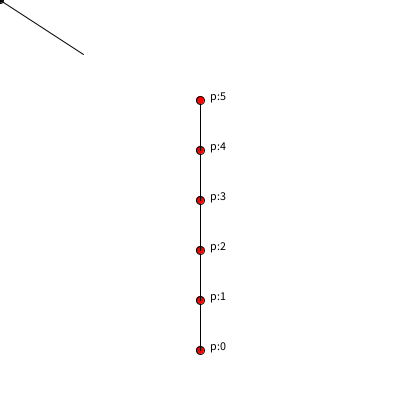
Frame 1 (no input)
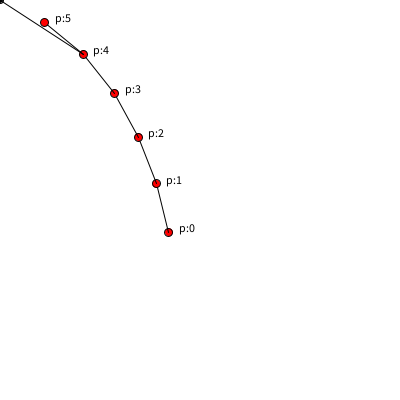
Frame 60 (the mouse pressed at the canvas centre just before this capture)
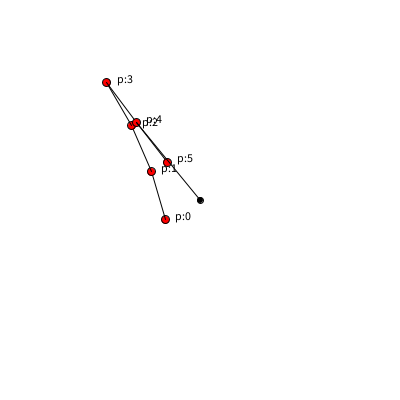
Frame 120 (the mouse held since frame 60 and released just before this capture)

The Processing sketch that drew these frames (run headless with seeded random() and noise(); from frame 60 on, the mouse is pressed at the canvas centre):

// Processing sketch: week14_8_ik_inverse_kinematics_part6
// ── week14_8_ik_inverse_kinematics_part6.pde
//week14_8_ik_inverse_kinematics_part6
//用簡單的運算,來解真的ID運算
void setup(){
  size(400,400);
  for(int i=0; i<6; i++){  //把頂點從上到下放好
    p[i] = new PVector(200, 350-50*i);
  }
}
PVector [] p =new PVector[6];  //有6個頂點
void draw(){
  background(255);
  for(int i=0; i<6; i++){  //用迴圈,畫點、畫字
    if(i>0) line(p[i-1].x, p[i-1].y, p[i].x, p[i].y);
    fill(255,0,0);  //紅色的圈圈
    ellipse(p[i].x, p[i].y, 8, 8);
    fill(0);
    text("p:"+i, p[i].x+10, p[i].y);  //字往右一點點
  }
  PVector now = new PVector(mouseX, mouseY);
  for(int i=5;i>=0;i--){
    PVector v = PVector.sub(now, p[i]).normalize().mult(50);  //短向量
    //因為長度限制為50,所以長向量 先長度變成1 再乘上50
    p[i].x = now.x - v.x;  //新的位置, 是中心,再加長度50的這1小段
    p[i].y = now.y - v.y;  //新的位置, 是中心,再加長度50的這1小段
    now=p[i];
  }
  ellipse(mouseX,mouseY,6,6);  //滑鼠也有1個小點,要控制座標移動
  line(p[4].x, p[4].y, mouseX, mouseY);
}
